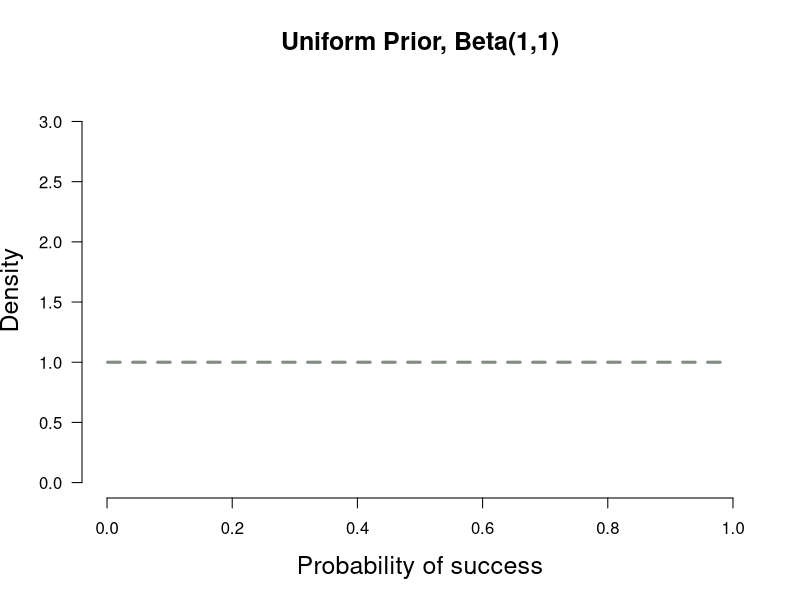
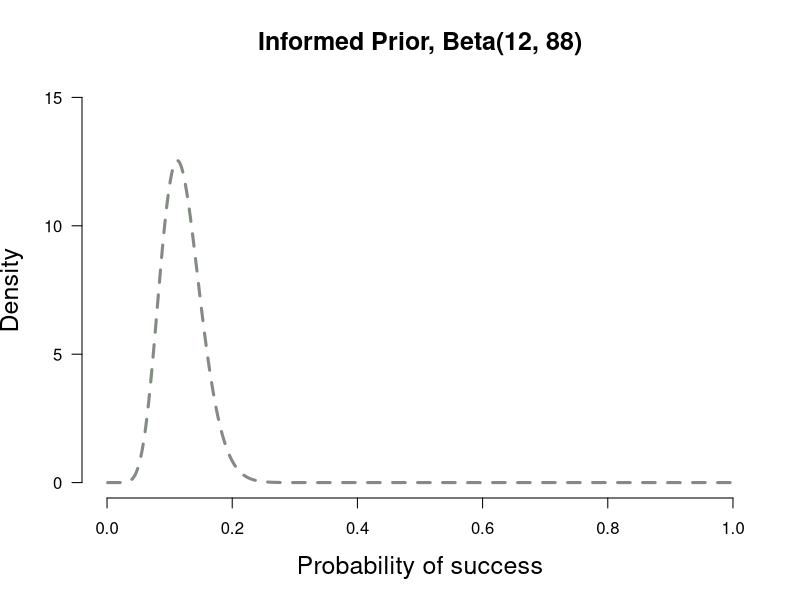
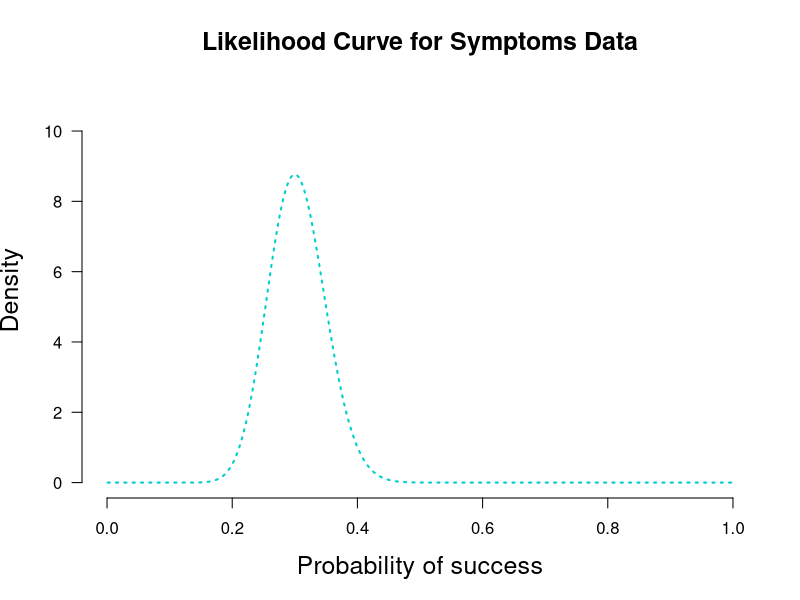
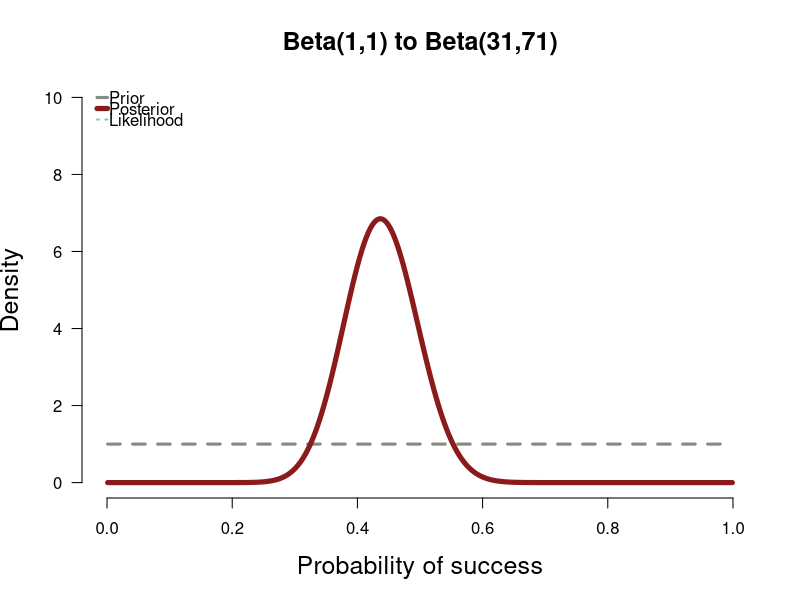
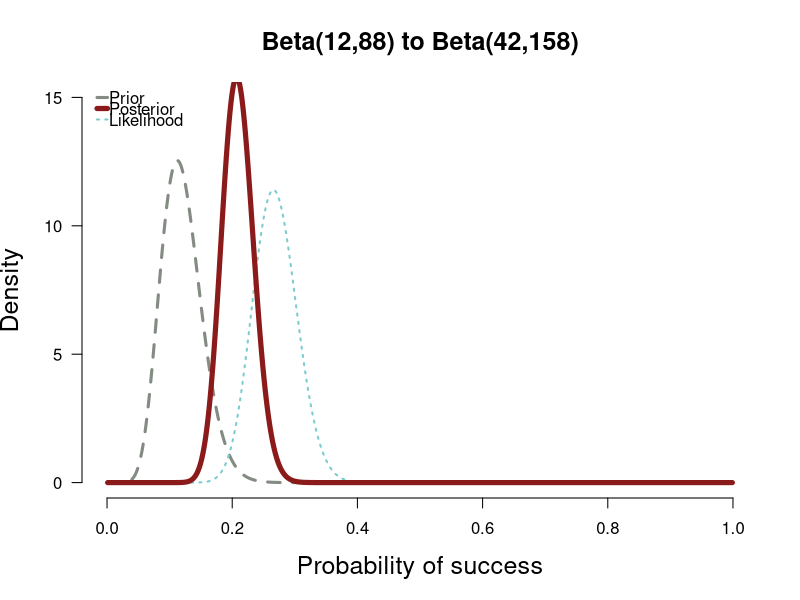

The R source for these figures, in order:
## ---- chunk 1

## Function for plotting priors, likelihoods, and posteriors for binomial data
## Output consists of a plot and various statistics
## PS and PF determine the shape of the prior distribution.
## PS = prior success, PF = prior failure for beta dist. 
## PS = 1, PF = 1 corresponds to uniform(0,1) and is default. If left at default, posterior will be equivalent to likelihood
## k = number of observed successes in the data, n = total trials. If left at 0 only plots the prior dist.
## null = Is there a point-null hypothesis? null = NULL leaves it out of plots and calcs
## CI = Is there a relevant X% credibility interval? .95 is recommended and standard



plot.beta <- function(PS = 1, PF = 1, k = 0, n = 0, null = NULL, CI = NULL, ymax = "auto", main = NULL) {
        
        x = seq(.001, .999, .001) ##Set up for creating the distributions
        y1 = dbeta(x, PS, PF) # data for prior curve
        y3 = dbeta(x, PS + k, PF + n - k) # data for posterior curve
        y2 = dbeta(x, 1 + k, 1 + n - k) # data for likelihood curve, plotted as the posterior from a beta(1,1)
        
        if(is.numeric(ymax) == T){ ##you can specify the y-axis maximum
                y.max = ymax
        }        
        else(
                y.max = 1.25 * max(y1,y2,y3,1.6) ##or you can let it auto-select
        )
        
        if(is.character(main) == T){
                Title = main
        }
        else(
                Title = "Prior-to-Posterior Transformation with Binomial Data"
        )
        
        
        plot(x, y1, xlim=c(0,1), ylim=c(0, y.max), type = "l", ylab= "Density", lty = 2,
             xlab= "Probability of success", las=1, main= Title,lwd=3,
             cex.lab=1.5, cex.main=1.5, col = "honeydew4", axes=FALSE)
        
        axis(1, at = seq(0,1,.2)) #adds custom x axis
        axis(2, las=1) # custom y axis
        
        
        
        if(n != 0){
                #if there is new data, plot likelihood and posterior
                lines(x, y2, type = "l", col = "darkslategray3", lwd = 2, lty = 3)
                lines(x, y3, type = "l", col = "firebrick4", lwd = 5)
                legend("topleft", c("Prior", "Posterior", "Likelihood"), col = c("honeydew4", "firebrick4", "darkslategray3"), 
                       lty = c(2,1,3), lwd = c(3,5,2), bty = "n", y.intersp = .55, x.intersp = .1, seg.len=.7)
                
                ## adds null points on prior and posterior curve if null is specified and there is new data
                if(is.numeric(null) == T){
                        ## Adds points on the distributions at the null value if there is one and if there is new data
                        points(null, dbeta(null, PS, PF), pch = 21, bg = "blue", cex = 1.5)
                        points(null, dbeta(null, PS + k, PF + n - k), pch = 21, bg = "darkorchid", cex = 1.5)
                        abline(v=null, lty = 5, lwd = 1, col = "grey73")
                        ##lines(c(null,null),c(0,1.11*max(y1,y3,1.6))) other option for null line
                }
        }
        
        ##Specified CI% but no null? Calc and report only CI
        if(is.numeric(CI) == T && is.numeric(null) == F){
                CI.low <- qbeta((1-CI)/2, PS + k, PF + n - k)
                CI.high <- qbeta(1-(1-CI)/2, PS + k, PF + n - k)
                
                SEQlow<-seq(0, CI.low, .001)
                SEQhigh <- seq(CI.high, 1, .001)
                ##Adds shaded area for x% Posterior CIs
                cord.x <- c(0, SEQlow, CI.low) ##set up for shading
                cord.y <- c(0,dbeta(SEQlow,PS + k, PF + n - k),0) ##set up for shading
                polygon(cord.x,cord.y,col='orchid', lty= 3) ##shade left tail
                cord.xx <- c(CI.high, SEQhigh,1) 
                cord.yy <- c(0,dbeta(SEQhigh,PS + k, PF + n - k), 0)
                polygon(cord.xx,cord.yy,col='orchid', lty=3) ##shade right tail
                
                return( list( "Posterior CI lower" = round(CI.low,3), "Posterior CI upper" = round(CI.high,3)))
        }
        
        ##Specified null but not CI%? Calculate and report BF only 
        if(is.numeric(null) == T && is.numeric(CI) == F){
                null.H0 <- dbeta(null, PS, PF)
                null.H1 <- dbeta(null, PS + k, PF + n - k)
                CI.low <- qbeta((1-CI)/2, PS + k, PF + n - k)
                CI.high <- qbeta(1-(1-CI)/2, PS + k, PF + n - k)
                return( list("BF01 (in favor of H0)" = round(null.H1/null.H0,3), "BF10 (in favor of H1)" = round(null.H0/null.H1,3)
                ))
        }
        
        ##Specified both null and CI%? Calculate and report both
        if(is.numeric(null) == T && is.numeric(CI) == T){
                null.H0 <- dbeta(null, PS, PF)
                null.H1 <- dbeta(null, PS + k, PF + n - k)
                CI.low <- qbeta((1-CI)/2, PS + k, PF + n - k)
                CI.high <- qbeta(1-(1-CI)/2, PS + k, PF + n - k)
                
                SEQlow<-seq(0, CI.low, .001)
                SEQhigh <- seq(CI.high, 1, .001)
                ##Adds shaded area for x% Posterior CIs
                cord.x <- c(0, SEQlow, CI.low) ##set up for shading
                cord.y <- c(0,dbeta(SEQlow,PS + k, PF + n - k),0) ##set up for shading
                polygon(cord.x,cord.y,col='orchid', lty= 3) ##shade left tail
                cord.xx <- c(CI.high, SEQhigh,1) 
                cord.yy <- c(0,dbeta(SEQhigh,PS + k, PF + n - k), 0)
                polygon(cord.xx,cord.yy,col='orchid', lty=3) ##shade right tail
                
                return( list("BF01 (in favor of H0)" = round(null.H1/null.H0,3), "BF10 (in favor of H1)" = round(null.H0/null.H1,3),
                             "Posterior CI lower" = round(CI.low,3), "Posterior CI upper" = round(CI.high,3)))
        }
        
}


## ---- chunk 2
plot.beta(1,1,ymax=3.2,main="Uniform Prior, Beta(1,1)")
## ---- chunk 3
plot.beta(12,88,ymax=15,main="Informed Prior, Beta(12, 88)")
## ---- chunk 4
x = seq(.001, .999, .001) ##Set up for creating the distributions
y2 = dbeta(x, 1 + 30, 1 + 70) # data for likelihood curve, plotted as the posterior from a beta(1,1)

plot(x, y2, xlim=c(0,1), ylim=c(0, 1.25 * max(y2,1.6)), type = "l", ylab= "Density", lty = 3,
     xlab= "Probability of success", las=1, main="Likelihood Curve for Symptoms Data",lwd=2,
     cex.lab=1.5, cex.main=1.5, col = "cyan3", axes=FALSE)
axis(1, at = seq(0,1,.2)) #adds custom x axis
axis(2, las=1) # custom y axis


## ---- chunk 5

plot.beta(1,1,31,71,ymax=10,main="Beta(1,1) to Beta(31,71)")

## ---- chunk 6
plot.beta(12,88,42,158,ymax=15,main="Beta(12,88) to Beta(42,158)")
